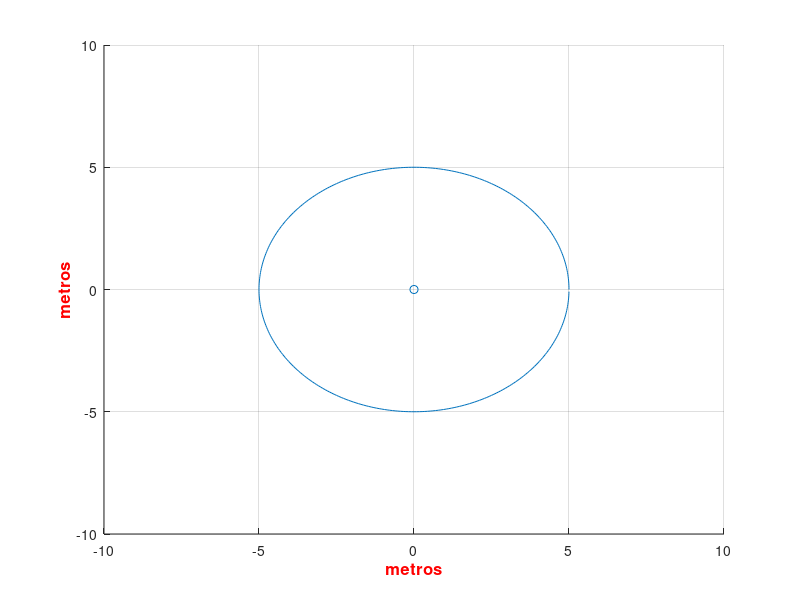

This figure's MATLAB source: (Note: this script raises an error after producing the figure.)
clc;clear all;

h = figure; axis([-10 10 -10 10]);grid on;hold on;scatter(0,0);operaciones = 2;
xlabel('metros','FontSize',12,'FontWeight','bold','Color','r');ylabel('metros','FontSize',12,'FontWeight','bold','Color','r');
radio_esfera = 5; angulo = 0:359; x = radio_esfera * cosd(angulo);y = radio_esfera * sind(angulo);
plot(x,y);



% encontrar distancia de punto de presion
[x,y] = ginput(operaciones);
scatter(x,y,'filled');
p1 = [x(1),y(1)];p2 = [x(2),y(2)];%coordenadas de puntos 
scatter(x(1),y(1)); scatter(x(2),y(2));legend('Punto 1','Punto 2');
d1 = sqrt(p1(1)^(2)+ p1(2)^(2));d2 = sqrt(p2(1)^(2)+ p2(2)^(2));% distancias



% condiciones iniciales
frec = 1000;p_0 = 0.9;U = 1*10^(-3);%[Hz], %[kg/m3],[m3/seg]
w = 2 * (pi) * frec;  c = 340; %frecang [rad/seg]  ,[m/seg]
k = w / c; %[1/m}


mag_p1 = abs(i*w*p_0* U * exp(-i*k*(radio_esfera-d1))* (1/(1+i*k*d1)));
dB_spl_1 = 20*log10(mag_p1/(20*10^(-3)));dB_spl_1= num2str(dB_spl_1)  ;msgbox(dB_spl_1,'SPL1')

mag_p2 = abs(i*w*p_0* U * exp(-i*k*(radio_esfera-d2))* (1/(1+i*k*d2)));
dB_spl_2 = 20*log10(mag_p2/(20*10^(-3)));dB_spl_2 = num2str( dB_spl_2)  ;msgbox(dB_spl_2,'SPL2')











% [X, Y]=meshgrid(x,y)
% 
% i = 0; j = 0;
% 
% for ( : i< X)
% end
% 
% 
% 
% [X, Y]=meshgrid(x,y)
% dcm_obj = datacursormode(h);
% datacursormode on;h.Pointer = 'circle';



 
        
       








% set(dcm_obj,'DisplayStyle','datatip','SnapToDataVertex','off');
% pos = get(h,'Position');
% eventdata = get(h);
% pos = eventdata.Position;disp(['You clicked X:',num2str(pos(1)),', Y:',num2str(pos(2))]);
%set(a,'DisplayStyle','datatip','SnapToData','off');
%s = getCursorInfo(a)
 %x=s.Position;